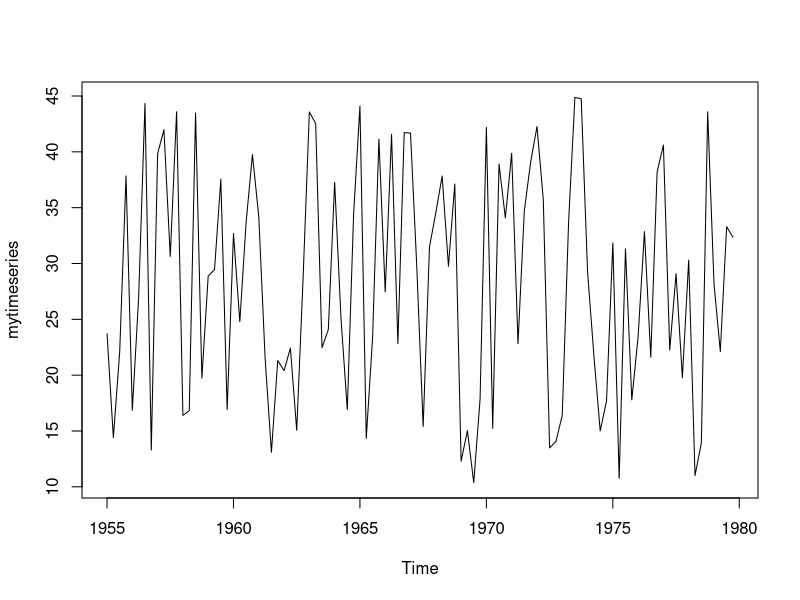
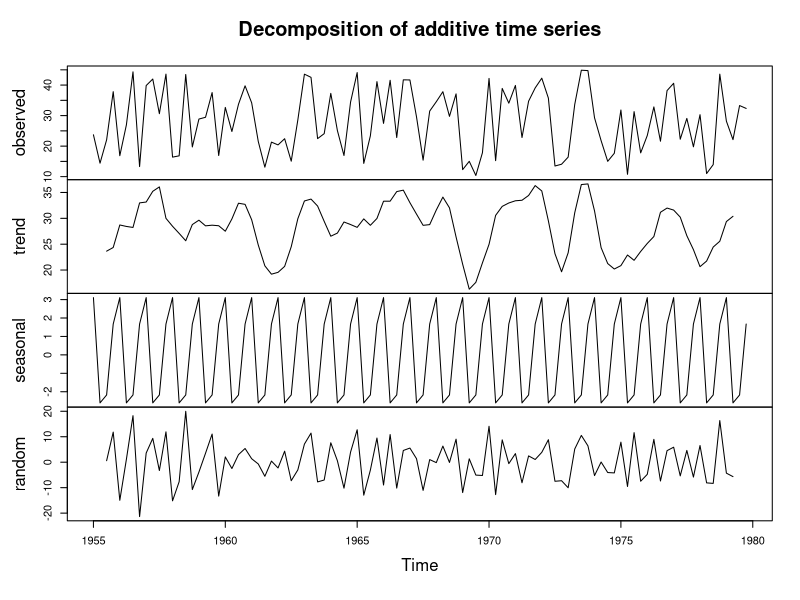
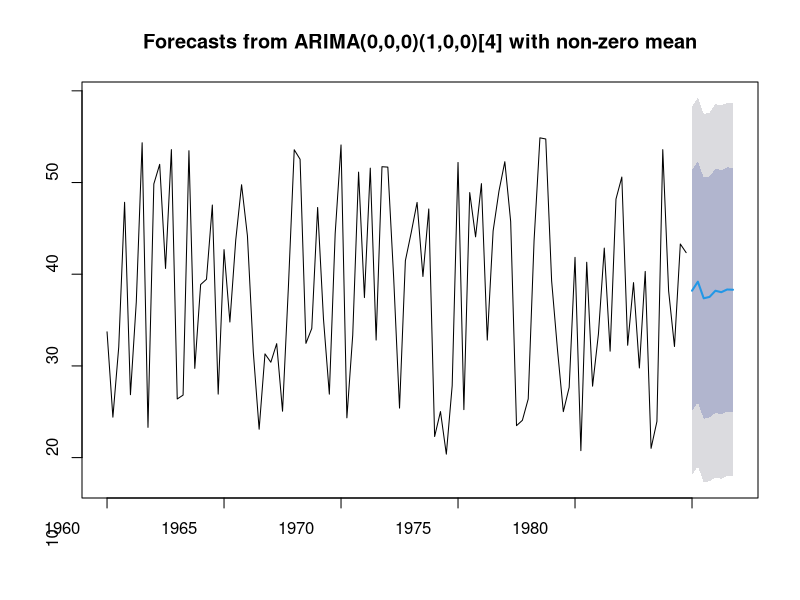
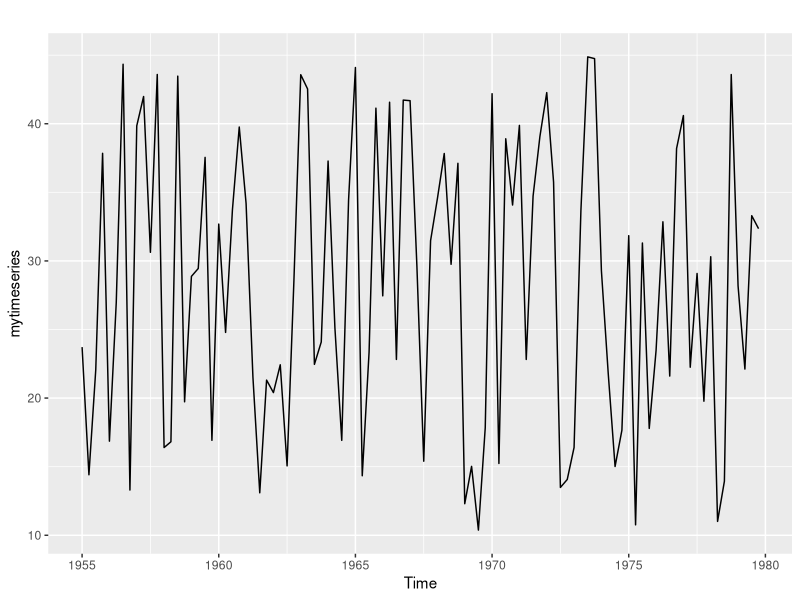
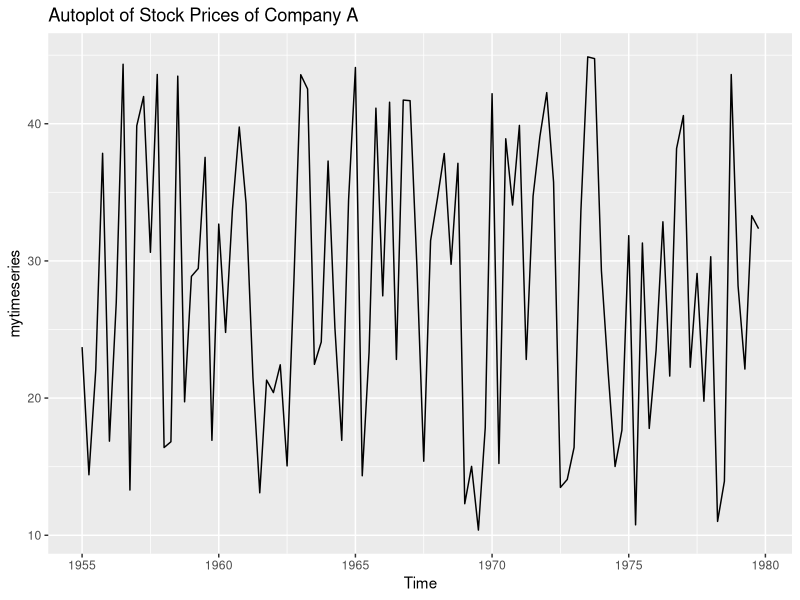
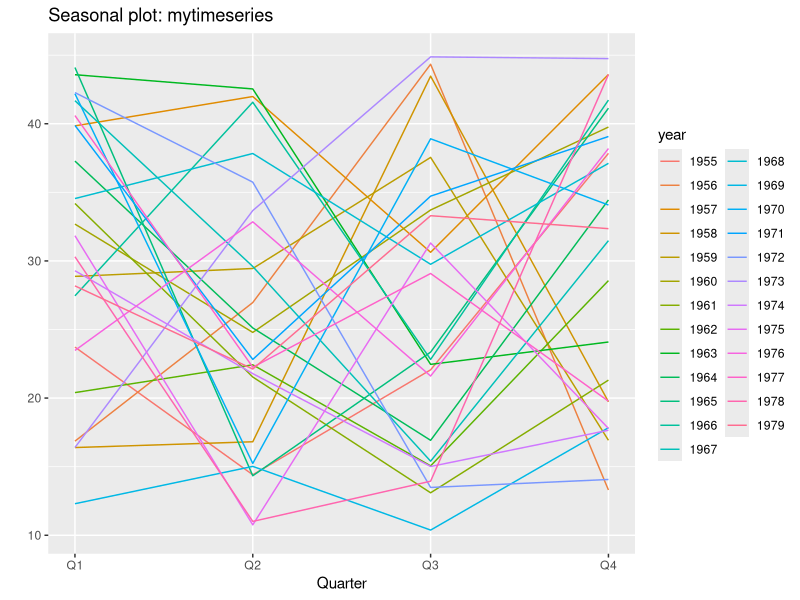
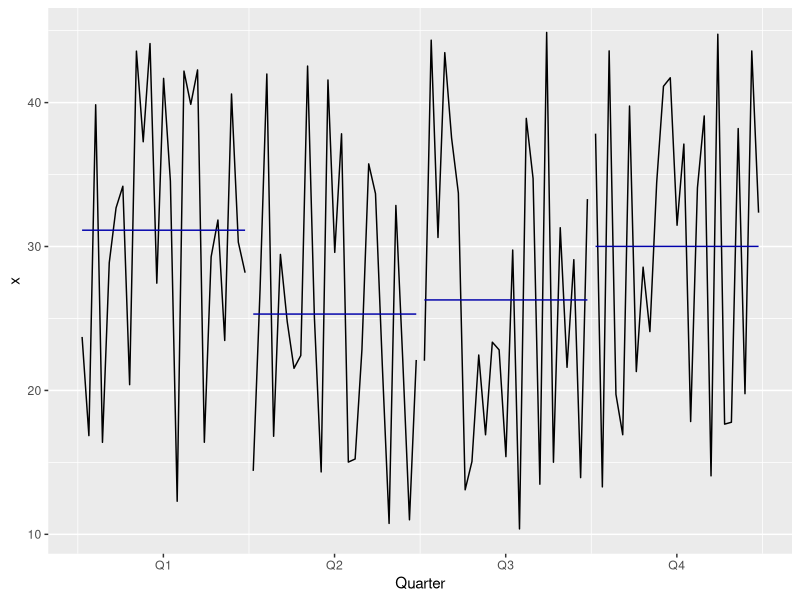
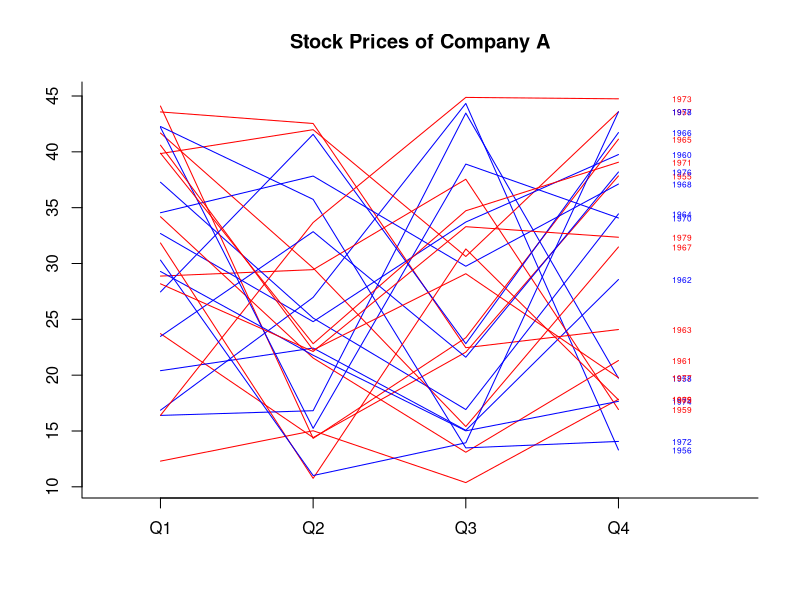

The R source for these figures, in order: (Note: this script raises an error after producing the figures.)
library(forecast)
library(ggplot2)
library(tseries)
library(urca)
library(zoo)
set.seed(120)
mydata=runif(n=100, min=10, max=45)
mytimeseries=ts(data=mydata, start=1955, frequency=4)
plot(mytimeseries)
class(mytimeseries)



plot(decompose(mytimeseries))
plot(forecast(auto.arima(mytimeseries)), h=5)

autoplot(mytimeseries)
autoplot(mytimeseries)+ggtitle("Autoplot of Stock Prices of Company A")
ggseasonplot(mytimeseries)
ggmonthplot(mytimeseries)
seasonplot(mytimeseries, xlab="", col=c("red", "blue"), year.labels=T, labelgap=0.35, type="l", bty="l", cex=0.5, main="Stock Prices of Company A")
seasonplot(mytimeseries, xlab="", col=c("red", "blue"), year.labels=T, labelgap=0.35, type="s", bty="l", cex=0.5, main="Stock Prices of Company A")
seasonplot(mytimeseries, xlab="", col=c("red", "blue"), year.labels=T, labelgap=0.35, type="p", bty="l", cex=0.5, main="Stock Prices of Company A")

meanm <- meanf (mytimeseries, h=20)
naivem <- naive(mytimeseries, h=20)
driftm <- rwf(mytimeseries, h=20, drift=T)
plot(meanm, plot.conf = F, main ="")
lines(naivem$mean, col=123, lwd =0.5)
lines(driftm$mean, col=22, lwd=2)
legend("topleft", lty=1, col=c(4, 123, 22), legend= c("Mean method", "Naive method", "Drift method"))
mytstrain<- window(mytimeseries, start= 1955, end= 1974)
plot(mytstrain)
library(forecast)
meanm<-meanf(mytstrain, h=20)
naivem<-naive(mytstrain, h=20)
driftm<-rwf(mytstrain, h=20, drift=T)
mytstest <- window (mytimeseries, start = 1975, end=1980)
accuracy(meanm, mytstest)
accuracy(naivem, mytstest)
accuracy(driftm, mytstest)
var(meanm$residuals)
mean(meanm$residuals)
mean(naivem$residuals)
naivwithoutNA<- naivem$residuals
naivwithoutNA<- naivwithoutNA[2:200]
var(naivwithoutNA)
mean(naivwithoutNA)
driftwithoutNA<-driftm$residuals
driftwithoutNA<-driftwithoutNA[2:200]
var(driftwithoutNA)
mean(driftwithoutNA)
hist(driftm$residuals)
adf.test(mytimeseries)
y<-diffinv(mytimeseries)
plot(y)
adf.test(y)
library(lmtest)
dwtest(lynx[-100]~lynx[-1])
acf(mytimeseries, lag.max=20)
pacf(mytimeseries, lag.max=20, plot=F)
shapiro.test(naivem$residuals)
plot(naivem$residuals)
mean(naivem$residuals[2:200])
hist(naivem$residuals)
acf(naivem$residuals[2:200])
plot(mytimeseries)
frequency(mytimeseries)
length(mytimeseries)
decompose(mytimeseries, type="additive")
plot(decompose(mytimeseries, type="additive"))
autoplot(decompose(mytimeseries, type="additive"))
plot(stl(mytimeseries, s.window="periodic"))   
mytimeseries1=(decompose(mytimeseries, "additive"))     
class(mytimeseries1)
mytimeseriesadjusted = mytimeseries - mytimeseries1$seasonal
plot(mytimeseriesadjusted)
library(forecast)
plot(stlf(mytimeseries, method= "arima"))
plot(mytimeseries1$seasonal)
mymodel1= decompose(mytimeseries, type = "additive")
mymodel2=decompose(mytimeseries, type = "multiplicative")
plot(mymodel1)
plot(mymodel2)
plot(mymodel1$trend + mymodel1$random)
library(TTR)
x=c(1,2,3,4,5,6,7)
SMA(x, n=3)
mytimeseriessmoothed= SMA(mytimeseries, n=4)
plot(mytimeseries)
plot(mytimeseriessmoothed)
library(forecast)
etsmodel = ets(mytimeseries)
plot(mytimeseries, lwd =3)
lines(etsmodel$fitted, col= "red")
plot(forecast(etsmodel, h=12))
plot(forecast(etsmodel, h =12, level =95))
etsmodmult= ets(mytimeseries, model = "MZM")
plot(mytimeseries, lwd =3)
lines(etsmodmult$fitted, col= "red")
tsdisplay(mytimeseries)
auto.arima(mytimeseries)
auto.arima(mytimeseries, trace=T)
auto.arima(mytimeseries, trace=T, stepwise=F, approximation=F)
myarima=arima(mytimeseries, order= c(2,0,0))
myarima
tail(mytimeseries)
residuals(myarima)
myarima1=arima(mytimeseries, order= c(0,0,2))
myarima1
tail(mytimeseries)
residuals(myarima1)
